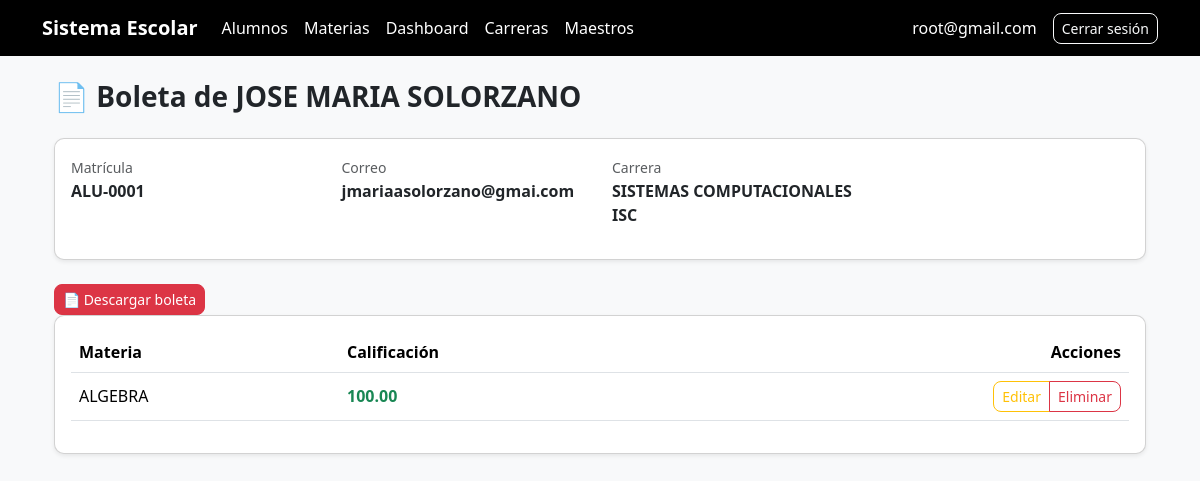
Screenshot of /alumnos/detalle/7/ (signed in) with the database file from the repository.
### alumnos/models.py (models this page shows, shortened)
class Alumno(models.Model):
    user = models.OneToOneField(User, on_delete=models.CASCADE, null=True, blank=True)
    nombre = models.CharField(max_length=100)
    correo = models.EmailField()
    carrera = models.ForeignKey(Carrera, on_delete=models.CASCADE)
    materias = models.ManyToManyField(Materia, blank=True)
    matricula = models.CharField(
        max_length=20,
        unique=True,
        blank=True,
        null=True
    )

class Carrera(models.Model):
    nombre = models.CharField(max_length=100)
    def __str__(self):
        return self.nombre

class Materia(models.Model):
    nombre = models.CharField(max_length=100)
    clave = models.CharField(max_length=20)
    carreras = models.ManyToManyField(Carrera)
    maestro = models.ForeignKey(Maestro, on_delete=models.CASCADE, null=True, blank=True)

class Calificacion(models.Model):
    alumno = models.ForeignKey(Alumno, on_delete=models.CASCADE)
    materia = models.ForeignKey(Materia, on_delete=models.CASCADE)
    calificacion = models.DecimalField(max_digits=5, decimal_places=2)

### alumnos/views.py (the view)
# urls.py: path('detalle/<int:id>/', views.detalle_alumno, name='detalle_alumno'),
@login_required
def detalle_alumno(request, id):
    alumno = Alumno.objects.get(id=id)
    materias = Materia.objects.filter(
        carreras=alumno.carrera
    )
    calificaciones = Calificacion.objects.filter(
        alumno=alumno
    )
    return render(request, 'alumnos/detalle_alumno.html', {
        'alumno': alumno,
        'materias': materias,  # 🔥 IMPORTANTE
        'calificaciones': calificaciones
    })

### alumnos/context_processors.py (called while the page is built)
def roles_usuario(request):
    user = request.user
    if user.is_authenticated:
        return {
            'es_admin': user.is_superuser or user.groups.filter(name='admin').exists(),
            'es_maestro': user.groups.filter(name='maestro').exists(),
            'es_alumno': user.groups.filter(name='alumno').exists(),
        }
    return {}

### alumnos/templatetags/custom_filters.py (called while the page is built)
@register.filter
def get_calificacion(calificaciones, materia_id):
    return calificaciones.filter(materia_id=materia_id).first()

### alumnos/templates/alumnos/detalle_alumno.html (shortened to what this page needs)
{% extends 'base.html' %}
{% load custom_filters %}
{% block content %}
<div class="container">
    <h3 class="fw-semibold mb-4">
        📄 Boleta de {{ alumno.nombre }}
    </h3>
    <div class="card p-3 mb-4 shadow-sm">
        <div class="row">
            <div class="col-md-3">
                <small class="text-muted">Matrícula</small>
                <p class="fw-semibold">{{ alumno.matricula }}</p>
            </div>
            <div class="col-md-3">
                <small class="text-muted">Correo</small>
                <p class="fw-semibold">{{ alumno.correo }}</p>
            </div>
            <div class="col-md-3">
                <small class="text-muted">Carrera</small>
                <p class="fw-semibold">{{ alumno.carrera }}</p>
            </div>
        </div>
    </div>
<a href="{% url 'generar_pdf' alumno.id %}" class="btn btn-danger btn-sm">
               📄 Descargar boleta
            </a>
    <div class="card p-3 shadow-sm mb-4">
        <table class="table table-hover align-middle">
            <thead>
                <tr>
                    <th>Materia</th>
                    <th>Calificación</th>
                    <th class="text-end">Acciones</th>
                </tr>
            </thead>
            <tbody>
                {% for materia in materias %}
                <tr id="fila-{{ materia.id }}">
                    <td>{{ materia.nombre }}</td>
                    {% with cal=calificaciones|get_calificacion:materia.id %}
                    <td id="cal-{{ materia.id }}"
                        class="{% if cal and cal.calificacion >= 70 %}text-success fw-bold{% elif cal %}text-danger fw-bold{% endif %}">
                        {{ cal.calificacion|default:"-" }}
                    </td>
                    <td class="text-end">
                    {% if request.user.is_superuser or materia.maestro and materia.maestro.user == request.user %}
                        {% if cal %}
                        <div class="btn-group">
                            <button class="btn btn-outline-warning btn-sm"
                                data-id="{{ cal.id }}"
                                data-materia="{{ materia.id }}"
                                data-nombre="{{ materia.nombre }}"
                                data-calificacion="{{ cal.calificacion }}"
                                onclick="editarDesdeBoton(this)">
                                Editar
                            </button>
                            <button class="btn btn-outline-danger btn-sm"
                                data-id="{{ cal.id }}"
                                data-materia="{{ materia.id }}"
                                onclick="confirmarEliminar(this)">
                                Eliminar
                            </button>
                        </div>
                        {% endif %}
                    {% endif %}
                    </td>
                    {% endwith %}
                </tr>
                {% endfor %}
            </tbody>
        </table>
    </div>
</div>
{% endblock %}

### alumnos/templates/base.html (shortened to what this page needs)
<!DOCTYPE html>
<html lang="es">
<head>
    <link href="https://cdn.jsdelivr.net/npm/bootstrap@5.3.7/dist/css/bootstrap.min.css" rel="stylesheet">
</head>
<body>
{% if user.is_authenticated %}
<nav class="navbar navbar-expand-lg">
    <div class="container">
        <a class="navbar-brand" href="/alumnos/">
            Sistema Escolar
        </a>
        <div class="collapse navbar-collapse">
            <ul class="navbar-nav me-auto">
                {% if es_admin %}
                    <li class="nav-item">
                        <a class="nav-link" href="/alumnos">Alumnos</a>
                    </li>
                    <li class="nav-item">
                        <a class="nav-link" href="/alumnos/materias/">Materias</a>
                    </li>
                    <li class="nav-item">
                        <a class="nav-link" href="/alumnos/dashboard/">Dashboard</a>
                    </li>
                    <li class="nav-item">
                        <a class="nav-link" href="{% url 'lista_carreras' %}">Carreras</a>
                    </li>
                    <li class="nav-item">
                        <a class="nav-link" href="{% url 'lista_maestros' %}">Maestros</a>
                    </li>
                {% endif %}
            </ul>
            <span class="me-3 text-white">
                {{ request.user.username }}
            </span>
            <a href="/logout/" class="btn btn-outline-light btn-sm">
                Cerrar sesión
            </a>
        </div>
    </div>
</nav>
{% endif %}
<div class="container mt-4">
    {% block content %}
    {% endblock %}
</div>
<div id="toast-container" class="position-fixed top-0 end-0 p-3" style="z-index: 9999;"></div>
</body>
</html>

### alumnos/templates/base.html (style rules this page uses)
body { background-color: #f8f9fa; }
.navbar { background-color: black; }
.navbar-brand { font-weight: bold; color: white; }
.nav-link { color: white; }
.card { border-radius: 10px; }
.btn { border-radius: 8px; }

### rows the page displays
Alumno: nombre "JOSE MARIA SOLORZANO", matricula "ALU-0001", correo "jmariaasolorzano@gmai.com", carrera "SISTEMAS COMPUTACIONALES ISC"
Materia: nombre "ALGEBRA"
Calificacion: calificacion "100.00"

### other values shown
{{ request.user.username }} "root@gmail.com"
